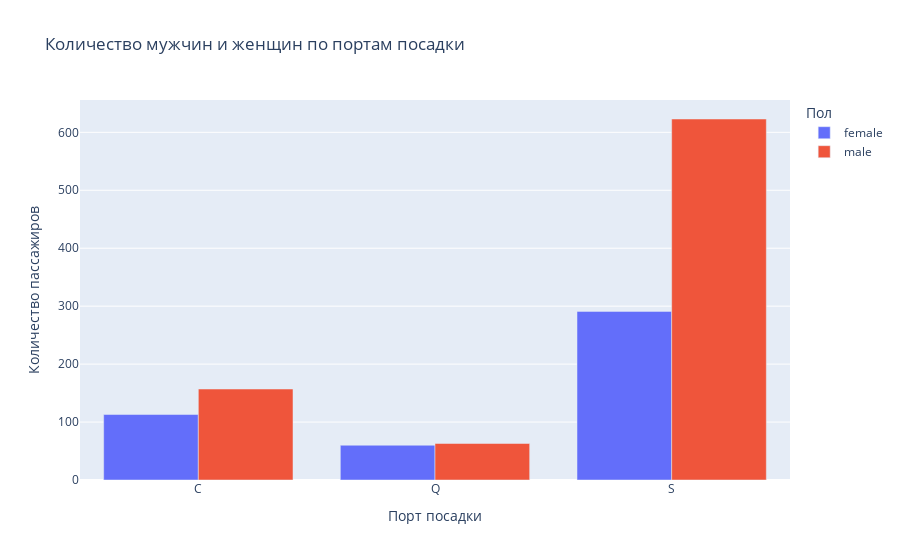

This figure's notebook cell:
### Markdown cell above
### Столбчатая диаграмма (Bar Chart)

График показывает, сколько мужчин и женщин сели на борт в каждом из портов (C - Cherbourg, Q - Queenstown, S - Southampton).

### Code cell
data_grouped = data.groupby(['Embarked', 'Sex'], observed=False).size().reset_index(name='count')

fig = px.bar(
    data_grouped,
    x="Embarked", 
    y="count",
    color="Sex",
    title="Количество мужчин и женщин по портам посадки",
    labels={
        "Embarked": "Порт посадки",
        "count": "Количество пассажиров",
        "Sex": "Пол"
    },
    barmode="group"
)

fig.show()

### Figure 1 — Plotly figure (JSON) as saved in the notebook; plotly's stock layout.template omitted (floating-point values rounded to 4 significant figures)
{"data": [{"alignmentgroup": "True", "hovertemplate": "Пол=female<br>Порт посадки=%{x}<br>Количество пассажиров=%{y}<extra></extra>", "legendgroup": "female", "marker": {"color": "#636efa", "pattern": {"shape": ""}}, "name": "female", "offsetgroup": "female", "orientation": "v", "showlegend": true, "textposition": "auto", "type": "bar", "x": ["C", "Q", "S"], "xaxis": "x", "y": [113, 60, 291], "yaxis": "y"}, {"alignmentgroup": "True", "hovertemplate": "Пол=male<br>Порт посадки=%{x}<br>Количество пассажиров=%{y}<extra></extra>", "legendgroup": "male", "marker": {"color": "#EF553B", "pattern": {"shape": ""}}, "name": "male", "offsetgroup": "male", "orientation": "v", "showlegend": true, "textposition": "auto", "type": "bar", "x": ["C", "Q", "S"], "xaxis": "x", "y": [157, 63, 623], "yaxis": "y"}], "layout": {"autosize": true, "barmode": "group", "legend": {"title": {"text": "Пол"}, "tracegroupgap": 0}, "title": {"text": "Количество мужчин и женщин по портам посадки"}, "xaxis": {"anchor": "y", "autorange": true, "domain": [0, 1], "range": [-0.5, 2.5], "title": {"text": "Порт посадки"}, "type": "category"}, "yaxis": {"anchor": "x", "autorange": true, "domain": [0, 1], "range": [0, 655.8], "title": {"text": "Количество пассажиров"}, "type": "linear"}}}
